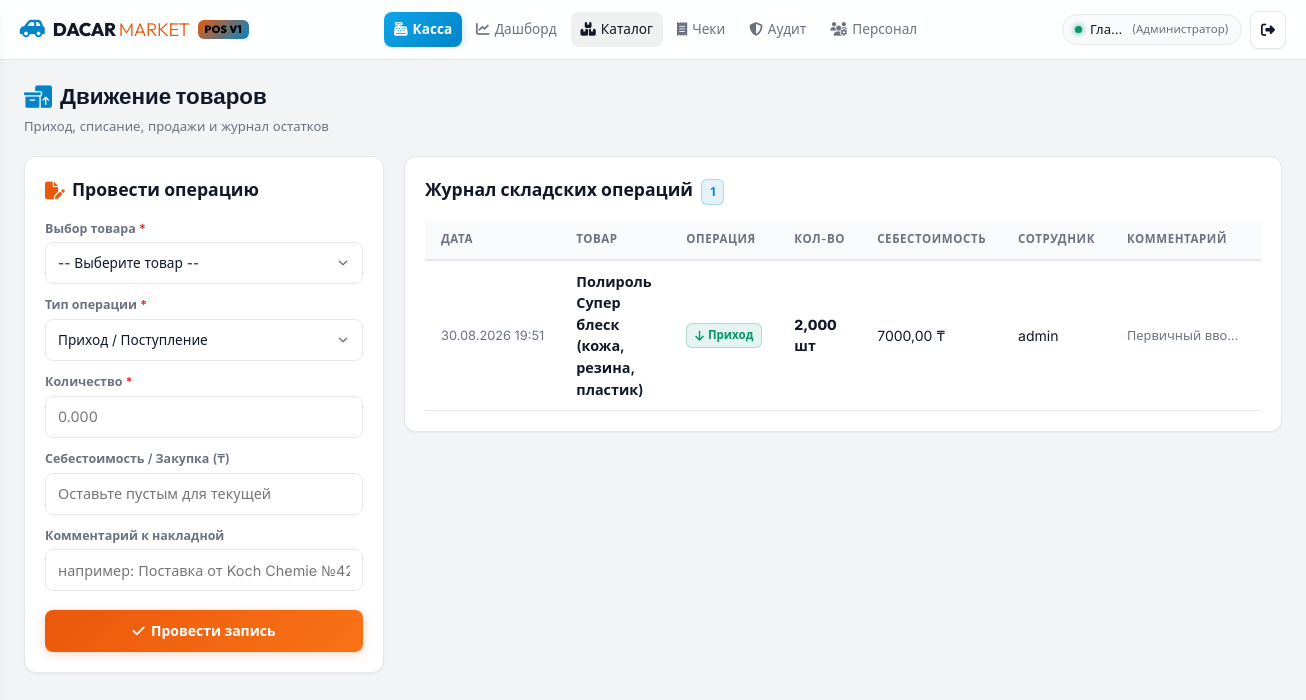
/catalog/stock/movements/ (signed in), run on an earlier commit of the app's database.
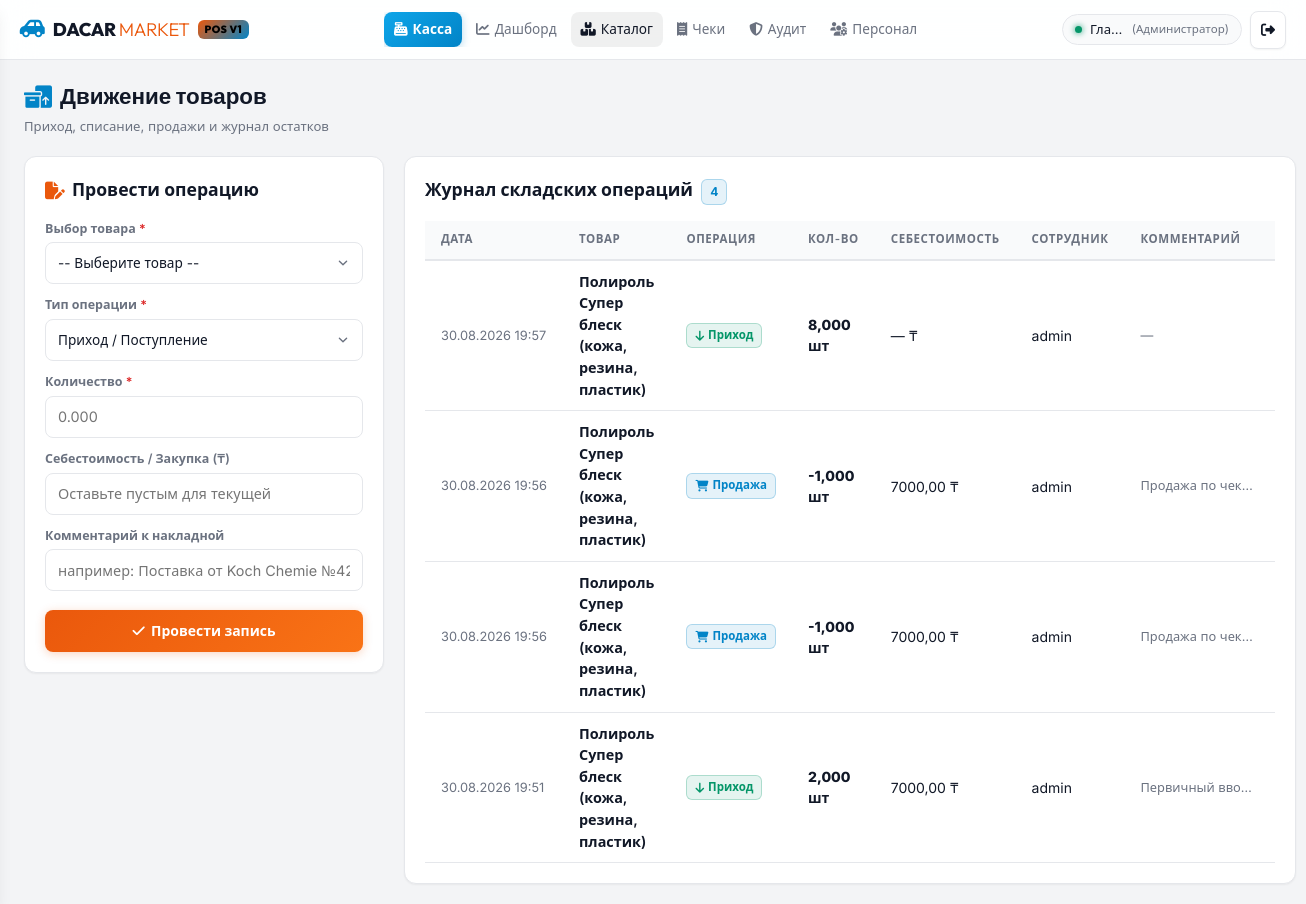
And on a later commit of the database.
### catalog/models.py (models this page shows, shortened)
class StockMovement(models.Model):
    class MovementType(models.TextChoices):
        IN = 'IN', 'Приход / Поступление'
        OUT = 'OUT', 'Списание / Потеря'
        ADJUSTMENT = 'ADJUSTMENT', 'Корректировка инвентаризации'
        SALE = 'SALE', 'Продажа'
        RETURN = 'RETURN', 'Возврат от покупателя'
    product = models.ForeignKey(Product, on_delete=models.CASCADE, related_name='stock_movements', verbose_name="Товар")
    movement_type = models.CharField(max_length=20, choices=MovementType.choices, verbose_name="Тип операции")
    quantity = models.DecimalField(max_digits=12, decimal_places=3, verbose_name="Количество")
    cost_price = models.DecimalField(max_digits=12, decimal_places=2, null=True, blank=True, verbose_name="Себестоимость (₸)")
    comment = models.CharField(max_length=255, blank=True, verbose_name="Комментарий")
    created_by = models.ForeignKey(settings.AUTH_USER_MODEL, on_delete=models.SET_NULL, null=True, verbose_name="Сотрудник")
    created_at = models.DateTimeField(auto_now_add=True, verbose_name="Дата и время")
    class Meta:
        verbose_name = "Движение товара"
        verbose_name_plural = "Движение товаров"
        ordering = ['-created_at']

class Product(models.Model):
    UNIT_CHOICES = [
        ('шт', 'штук (шт)'),
        ('л', 'литров (л)'),
        ('мл', 'миллилитров (мл)'),
        ('кг', 'килограмм (кг)'),
        ('компл', 'комплект (компл)'),
    ]
    name = models.CharField(max_length=255, verbose_name="Наименование товара")
    sku = models.CharField(max_length=50, unique=True, blank=True, db_index=True, verbose_name="Артикул")
    barcode = models.CharField(max_length=50, unique=True, blank=True, db_index=True, verbose_name="Штрихкод")
    category = models.ForeignKey(Category, on_delete=models.SET_NULL, null=True, blank=True, related_name='products', verbose_name="Категория")
    brand = models.ForeignKey(Brand, on_delete=models.SET_NULL, null=True, blank=True, related_name='products', verbose_name="Бренд")
    purchase_price = models.DecimalField(max_digits=12, decimal_places=2, default=Decimal('0.00'), verbose_name="Закупочная цена (₸)")
    retail_price = models.DecimalField(max_digits=12, decimal_places=2, default=Decimal('0.00'), verbose_name="Розничная цена (₸)")
    unit = models.CharField(max_length=20, choices=UNIT_CHOICES, default='шт', verbose_name="Единица измерения")
    stock_qty = models.DecimalField(max_digits=12, decimal_places=3, default=Decimal('0.000'), verbose_name="Остаток на складе")
    min_stock_alert = models.DecimalField(max_digits=12, decimal_places=3, default=Decimal('5.000'), verbose_name="Минимальный остаток (Сигнал)")
    is_active = models.BooleanField(default=True, verbose_name="Активен")
    created_at = models.DateTimeField(auto_now_add=True, verbose_name="Дата создания")
    updated_at = models.DateTimeField(auto_now=True, verbose_name="Дата обновления")
    class Meta:
        verbose_name = "Товар"
        verbose_name_plural = "Товары"
        ordering = ['name']

### users/models.py (models this page shows, shortened)
class User(AbstractUser):
    class Role(models.TextChoices):
        ADMIN = 'ADMIN', 'Администратор'
        CASHIER = 'CASHIER', 'Кассир'
    role = models.CharField(
        max_length=20,
        choices=Role.choices,
        default=Role.CASHIER,
        verbose_name="Роль"
    )
    phone = models.CharField(max_length=30, blank=True, null=True, verbose_name="Телефон")
    class Meta:
        verbose_name = "Пользователь"
        verbose_name_plural = "Пользователи"
    @property
    def is_admin_user(self):
        return self.role == self.Role.ADMIN or self.is_superuser

### catalog/views.py (the view, shortened to what this page needs)
# urls.py: path('stock/movements/', views.stock_movement_view, name='stock_movement'),
@login_required
def stock_movement_view(request):
    if not request.user.is_admin_user:
        messages.error(request, 'Складские операции доступны исключительно Администратору.')
        return redirect('pos')
    movements = StockMovement.objects.select_related('product', 'created_by').all()[:100]
    products = Product.objects.filter(is_active=True).order_by('name')
    return render(request, 'catalog/stock_movement.html', {
        'movements': movements,
        'products': products,
        'movement_types': StockMovement.MovementType.choices
    })

### config/context_processors.py (called while the page is built)
def dacar_context(request):
    return {
        'SHOP_NAME': 'DACAR Детейлинг Маркет',
        'SHOP_TAGLINE': '',
        'SHOP_PHONE': '+7 (706) 806-66-36',
        'SHOP_ADDRESS': 'г. Актобе, ул. Алтын Орда 19д',
        'ALLOW_REGISTRATION': getattr(settings, 'ALLOW_REGISTRATION', True),
    }

### templates/catalog/stock_movement.html (shortened to what the changed rows need)
{% extends 'base.html' %}
{% block content %}
<div class="stock-page-header">
    <div>
        <h1 style="font-size: 1.4rem; font-weight: 800; font-family: 'Outfit', sans-serif; display: flex; align-items: center; gap: 0.5rem;">
            <i class="fa-solid fa-boxes-packing" style="color: var(--accent-cyan);"></i> Движение товаров
        </h1>
    </div>
</div>
<div class="stock-grid-layout">
    <div class="dacar-card">
        <h3 style="font-size: 1.1rem; font-weight: 700; margin-bottom: 1rem;">
            Журнал складских операций <span class="badge badge-cyan" style="font-size: 0.75rem; margin-left: 0.25rem;">{{ movements.count }}</span>
        </h3>
        <div class="table-responsive movements-table-wrapper">
            <table class="dacar-table">
                <thead>
                    <tr>
                        <th>Дата</th>
                        <th>Товар</th>
                        <th>Операция</th>
                        <th>Кол-во</th>
                        <th>Себестоимость</th>
                        <th>Сотрудник</th>
                        <th>Комментарий</th>
                    </tr>
                </thead>
                <tbody>
                    {% for m in movements %}
                    <tr>
                        <td style="font-size: 0.8rem; color: var(--text-muted); white-space: nowrap;">{{ m.created_at|date:"d.m.Y H:i" }}</td>
                        <td style="font-weight: 600; color: var(--text-main); font-size: 0.9rem;">{{ m.product.name }}</td>
                        <td>
                            {% if m.movement_type == 'IN' %}
                            <span class="badge badge-green"><i class="fa-solid fa-arrow-down"></i> Приход</span>
                            {% elif m.movement_type == 'OUT' %}
                            <span class="badge badge-red"><i class="fa-solid fa-arrow-up"></i> Списание</span>
                            {% elif m.movement_type == 'SALE' %}
                            <span class="badge badge-cyan"><i class="fa-solid fa-cart-shopping"></i> Продажа</span>
                            {% elif m.movement_type == 'RETURN' %}
                            <span class="badge badge-orange"><i class="fa-solid fa-rotate-left"></i> Возврат</span>
                            {% else %}
                            <span class="badge badge-cyan">{{ m.get_movement_type_display }}</span>
                            {% endif %}
                        </td>
                        <td style="font-weight: 800; color: var(--text-main);">{{ m.quantity }} {{ m.product.unit }}</td>
                        <td>{{ m.cost_price|default:"—" }} ₸</td>
                        <td>{{ m.created_by.username|default:"Система" }}</td>
                        <td style="color: var(--text-muted); font-size: 0.8rem; max-width: 150px; overflow: hidden; text-overflow: ellipsis; white-space: nowrap;" title="{{ m.comment|default:'' }}">{{ m.comment|default:"—" }}</td>
                    </tr>
                    {% empty %}
                    <tr>
                        <td colspan="7" style="text-align: center; padding: 2.5rem; color: var(--text-muted);">
                            Записи движения товаров отсутствуют.
                        </td>
                    </tr>
                    {% endfor %}
                </tbody>
            </table>
        </div>
    </div>
</div>
{% endblock %}

What changed in the data, as far as the page shows it:
added StockMovement: created_at "30.08.2026 19:57", product.name "Полироль Супер блеск (кожа, резина, пластик)", movement_type "IN" (drawn), quantity "8,000", product.unit "шт", cost_price "—", created_by.username "admin", comment "—"
added StockMovement: created_at "30.08.2026 19:56", product.name "Полироль Супер блеск (кожа, резина, пластик)", movement_type "SALE" (drawn), quantity "-1,000", product.unit "шт", cost_price "7000,00", created_by.username "admin", comment "Продажа по чек…"
added StockMovement: created_at "30.08.2026 19:56", product.name "Полироль Супер блеск (кожа, резина, пластик)", movement_type "SALE" (drawn), quantity "-1,000", product.unit "шт", cost_price "7000,00", created_by.username "admin", comment "Продажа по чек…"
Also different on the page:
{{ movements.count }}: "1" → "4"
